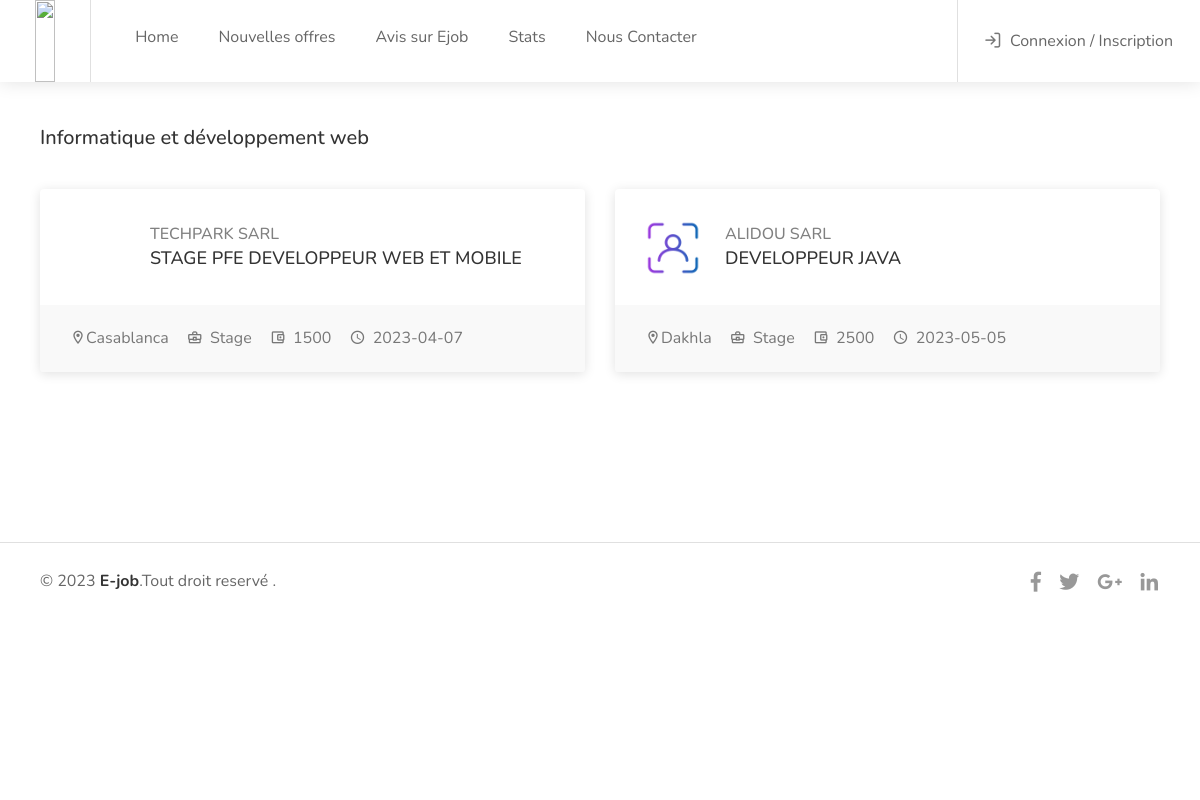
/categories.php?id_categorie=11, run on the app's committed database.
### tables this page shows
CREATE TABLE `categories` (
  `id_categorie` int(11) NOT NULL,
  `nom_categorie` varchar(255) NOT NULL,
  `photo_categorie` text NOT NULL
);

CREATE TABLE `annonces` (
  `id_annonce` int(11) NOT NULL,
  `description` text NOT NULL,
  `salaire` float NOT NULL,
  `type` varchar(255) NOT NULL,
  `date_annonce` date NOT NULL DEFAULT current_timestamp(),
  `date_fin` date NOT NULL,
  `id_categorie` int(11) NOT NULL,
  `id_entreprise` int(11) NOT NULL,
  `id_localisation` int(11) NOT NULL,
  `titre` varchar(255) NOT NULL
);

CREATE TABLE `entreprises` (
  `id_entreprise` int(11) NOT NULL,
  `pseudo` varchar(255) NOT NULL,
  `mot_de_passe` varchar(255) NOT NULL,
  `status` varchar(255) NOT NULL DEFAULT 'DECONNECTE',
  `derniere_connexion` datetime NOT NULL DEFAULT current_timestamp(),
  `face_id` text NOT NULL DEFAULT 'NON',
  `date_inscription` datetime NOT NULL DEFAULT current_timestamp(),
  `nom_e` varchar(255) NOT NULL,
  `sigle_e` varchar(255) NOT NULL,
  `date_de_creation` date NOT NULL,
  `nombre_employe` int(11) NOT NULL,
  `description_e` text NOT NULL,
  `email_e` varchar(255) NOT NULL,
  `pays_e` varchar(255) NOT NULL,
  `photo_e` text NOT NULL,
  `telephone_e` varchar(100) NOT NULL,
  `latitude` text NOT NULL,
  `longitude` text NOT NULL,
  `connectionID` text NOT NULL,
  `sessionID` text NOT NULL
);

CREATE TABLE `localisations` (
  `id_localisation` int(11) NOT NULL,
  `nom_localisation` varchar(255) NOT NULL
);

### affichaCategorieAction.php (called while the page is built)
<?php
$req=$bd->prepare("SELECT * FROM `annonces` as A,`entreprises` as   E, `localisations` as L
where A.`id_localisation`=L.`id_localisation` and A.`id_entreprise`=E.`id_entreprise`  and
`id_categorie`= ? order by `date_annonce` desc  ");
$req->execute(array($_GET['id_categorie']));
$resultats=$req->fetchAll();
$req1=$bd->prepare("SELECT * FROM `categories` where `id_categorie`= ? ");
$req1->execute(array($_GET['id_categorie']));
$categorie=$req1->fetch();
?>

### categories.php (the view, shortened to what this page needs)
<?php
require('BaseDeDonnees.php');
if(!isset($_GET['id_categorie'])){
    header('location: index.php');
}
else{
    include('affichaCategorieAction.php');
}
?>
<!doctype html>
<html lang="en">
<head>
<link href="https://cdn.jsdelivr.net/npm/bootstrap@5.3.0-alpha1/dist/css/bootstrap.min.css" rel="stylesheet">
<link rel="stylesheet" href="https://cdnjs.cloudflare.com/ajax/libs/font-awesome/6.2.1/css/all.min.css" />
<link rel="stylesheet" href="css/style.css">
<link rel="stylesheet" href="css/colors/blue.css">
</head>
<body class="gray">
<div id="wrapper">
<?php include('navbar.php') ?>
<div class="full-page-container">
	<div class="full-page-content-container" data-simplebar>
		<div class="full-page-content-inner">
			<h3 class="page-title"><?= $categorie['nom_categorie'] ?></h3>
			<div class="listings-container grid-layout margin-top-35">
            <?php  foreach($resultats as $annonce) { ?>
				<a href="annonces.php?id_annonce=<?=$annonce['id_annonce'] ?>" class="job-listing">
					<div class="job-listing-details">
						<div class="job-listing-company-logo">
							<img src="<?=$annonce['photo_e'] ?>" alt="">
						</div>
						<div class="job-listing-description">
							<h4 class="job-listing-company"><?=$annonce['nom_e'] ?></h4>
							<h3 class="job-listing-title"><?=$annonce['titre'] ?></h3>
						</div>
					</div>
					<div class="job-listing-footer">
						<ul>
							<li><i class="icon-material-outline-location-on"></i><?=$annonce['nom_localisation'] ?></li>
							<li><i class="icon-material-outline-business-center"></i> <?=$annonce['type'] ?></li>
							<li><i class="icon-material-outline-account-balance-wallet"></i> <?=$annonce['salaire'] ?></li>
							<li><i class="icon-material-outline-access-time"></i> <?=$annonce['date_fin'] ?></li>
						</ul>
					</div>
				</a>
                <?php } ?>
			</div>
<?php include('footer2.php'); ?>
		</div>
	</div>
</div>
</div>
</body>
</html>

### css/colors/blue.css (style rules this page uses)
a, .header-widget .log-in-button:hover i, .notification-text span.color, .header-notifications-content .notification-text span.color, ul.user-menu-small-nav li a:hover, ul.user-menu-small-nav li a:hover i, #navigation ul li:hover a:after, #navigation ul li a.current, #navigation ul li a.current:after, #navigation ul li:hover a, #breadcrumbs ul li a:hover, #breadcrumbs.white ul li a:hover, .single-page-header .header-details li a:hover, .blog-post-content h3 a:hover, #posts-nav li a:hover, .task-tags span, .freelancer-detail-item a:hover, .list-4 li:before, .list-3 li:before, .list-2 li:before, .list-1 li:before, .share-buttons-content span strong, .keyword, .banner-headline strong.color, .category-box-icon, .recommended .pricing-plan-label, .recommended .pricing-plan-label strong, .boxed-widget.summary li.total-costs span, .testimonial-box:before, .single-counter h3, .popup-tabs-nav li.active a, .dialog-with-tabs .forgot-password:hover, .dropdown-menu > li > a:hover, .dropdown-menu > .active > a, .dropdown-menu > .active > a:hover, .bootstrap-select .dropdown-menu li.selected a span.check-mark:before, .bootstrap-select .dropdown-menu li.selected:hover a span.check-mark:before, .boxed-list-headline h3 i, .boxed-list-item .item-details .detail-item a:hover, .job-overview .job-overview-inner ul li i, .dashboard-nav ul:before, .dashboard-nav ul li.active-submenu a i, .dashboard-nav ul li.active a i, .dashboard-nav ul li:hover a i, .dashboard-nav ul li.active-submenu a, .dashboard-nav ul li:hover a, .dashboard-nav ul li.active a, .dashboard-nav ul li.active-submenu a:after, .dashboard-nav ul li.active a:after, .dashboard-nav ul li:hover a:after, .dashboard-box .headline h3 i, .help-icon, .header-widget .log-in-button:hover, .header-widget .log-in-button:hover i { color:#2a41e8; }

### data on the page
categories: nom_categorie "Informatique et développement web"
annonces: id_entreprise.nom_e "TECHPARK SARL", titre "STAGE PFE DEVELOPPEUR WEB ET MOBILE", id_localisation.nom_localisation "Casablanca", type "Stage", salaire "1500", date_fin "2023-04-07"
annonces: id_entreprise.photo_e (picture), id_entreprise.nom_e "ALIDOU SARL", titre "DEVELOPPEUR JAVA", id_localisation.nom_localisation "Dakhla", type "Stage", salaire "2500", date_fin "2023-05-05"
